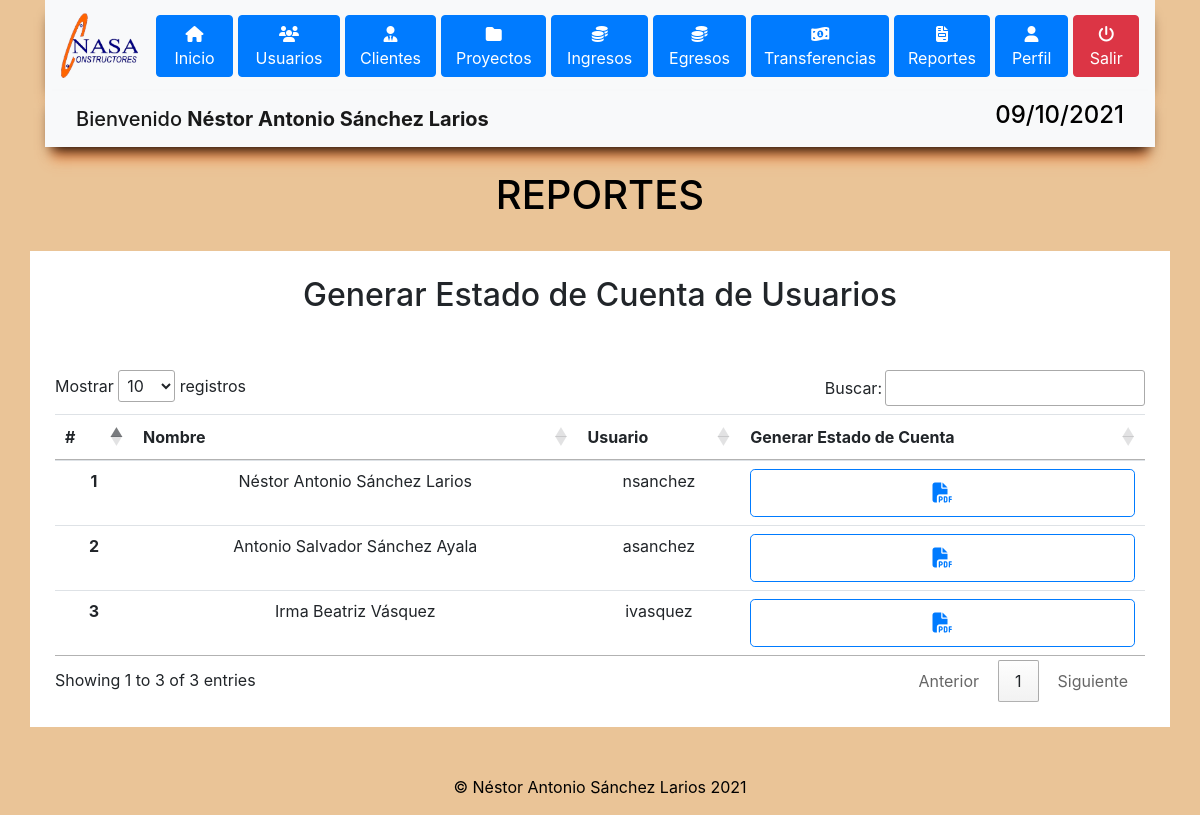
The app's page /vistas/reportes.php (signed in) with its own data.
### tables this page shows
CREATE TABLE `usuario` (
  `id_usuario` int(11) NOT NULL,
  `nombre` text NOT NULL,
  `usuario` text NOT NULL,
  `password` text NOT NULL,
  `estado` int(11) NOT NULL,
  `id_rol` int(11) NOT NULL
);

### vistas/reportes.php (the view, shortened to what this page needs)
<?php
include '../modelos/conexion.php';
?>
<!DOCTYPE html>
<html lang="es">
<head>
    <?php
include "header/directorio.php"
?>
</head>
<body>
    <?php
    include "header/header.php"
?>
    <br>
    <div class="container">
        <h1 class="text-center" style="color: black;">REPORTES</h1>
    </div>
    <br>
    <div class="container" style="background-color: white; padding: 25px;">
        <h2 class="text-center">Generar Estado de Cuenta de Usuarios</h2>
        <br>
        <br>
        <table id="usuarios" class="table text-center table-responsive-lg">
            <thead>
                <tr>
                    <th scope="col">#</th>
                    <th scope="col">Nombre</th>
                    <th scope="col">Usuario</th>
                    <th scope="col">Generar Estado de Cuenta</th>
                </tr>
            </thead>
            <tbody>
                <?php
  $qusuario = "SELECT * FROM usuario";
  $resultado = mysqli_query($conexion,$qusuario);
  while($rowUser = mysqli_fetch_array($resultado)){
    ?>
                <tr>
                    <th scope="row"><?php echo $rowUser['id_usuario'] ?></th>
                    <td><?php echo $rowUser['nombre'] ?></td>
                    <td><?php echo $rowUser['usuario'] ?></td>
                    <td>
                        <div class="">
                            <div role="group" aria-label="Third group">
                                <button class="btn btn-outline-primary btn-block btn-lg" id="botongenerarPdf"
                                    type="button" data-toggle="modal" data-target="#GenerarPDFModal"
                                    data-id="<?php echo $rowUser['id_usuario']?>" data-nombre="<?php echo $rowUser['nombre']?>">
                                    <i class="fas fa-file-pdf"></i></button>
                            </div>
                        </div>
                    </td>
    </div>
    </tr>
    <?php
  }
    ?>
    <br>
    <br>
    <div class="footer text-center">
        <p>© Néstor Antonio Sánchez Larios 2021</p>
    </div>
</body>
</html>

### css/inicio.css (style rules this page uses)
body { background-color: #EAC497; }
.footer { color: black; }

### records on screen
usuario: id_usuario "1", nombre "Néstor Antonio Sánchez Larios", usuario "nsanchez"
usuario: id_usuario "2", nombre "Antonio Salvador Sánchez Ayala", usuario "asanchez"
usuario: id_usuario "3", nombre "Irma Beatriz Vásquez", usuario "ivasquez"

### other values on screen
$nombreU "Néstor Antonio Sánchez Larios"
